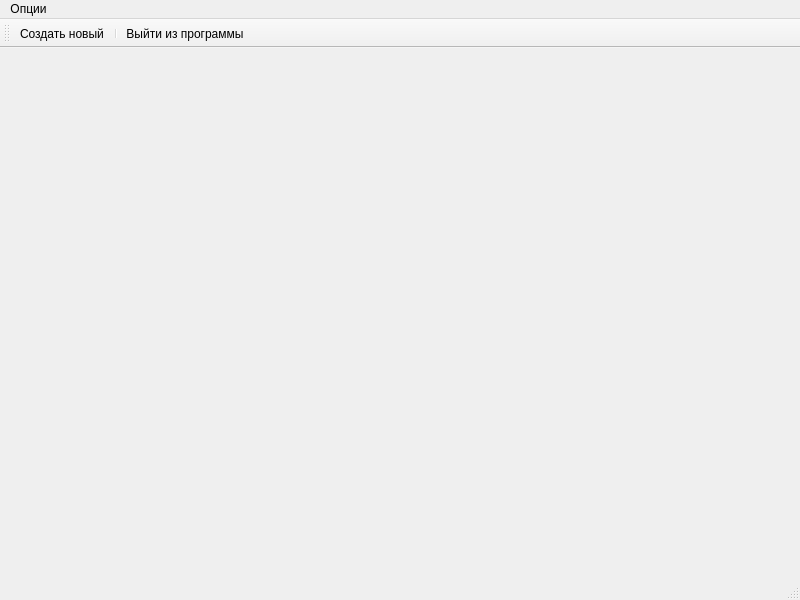
<?xml version="1.0" encoding="UTF-8"?>
<ui version="4.0">
 <class>MainWindow</class>
 <widget class="QMainWindow" name="MainWindow">
  <property name="geometry">
   <rect>
    <x>0</x>
    <y>0</y>
    <width>800</width>
    <height>600</height>
   </rect>
  </property>
  <property name="windowTitle">
   <string>MainWindow</string>
  </property>
  <widget class="QWidget" name="centralwidget"/>
  <widget class="QMenuBar" name="menubar">
   <property name="geometry">
    <rect>
     <x>0</x>
     <y>0</y>
     <width>800</width>
     <height>22</height>
    </rect>
   </property>
   <widget class="QMenu" name="menu">
    <property name="title">
     <string>Опции</string>
    </property>
    <addaction name="action"/>
    <addaction name="action_2"/>
   </widget>
   <addaction name="menu"/>
  </widget>
  <widget class="QStatusBar" name="statusbar"/>
  <widget class="QToolBar" name="toolBar_2">
   <property name="windowTitle">
    <string>toolBar_2</string>
   </property>
   <attribute name="toolBarArea">
    <enum>TopToolBarArea</enum>
   </attribute>
   <attribute name="toolBarBreak">
    <bool>false</bool>
   </attribute>
   <addaction name="action"/>
   <addaction name="separator"/>
   <addaction name="action_2"/>
  </widget>
  <action name="action">
   <property name="icon">
    <iconset resource="resource.qrc">
     <normaloff>:/rec/img/create-file 100X100.png</normaloff>:/rec/img/create-file 100X100.png</iconset>
   </property>
   <property name="text">
    <string>Создать новый</string>
   </property>
  </action>
  <action name="action_2">
   <property name="icon">
    <iconset resource="resource.qrc">
     <normaloff>:/rec/img/Exit 100x100.png</normaloff>:/rec/img/Exit 100x100.png</iconset>
   </property>
   <property name="text">
    <string>Выйти из программы</string>
   </property>
  </action>
 </widget>
 <resources>
  <include location="resource.qrc"/>
 </resources>
 <connections/>
</ui>
